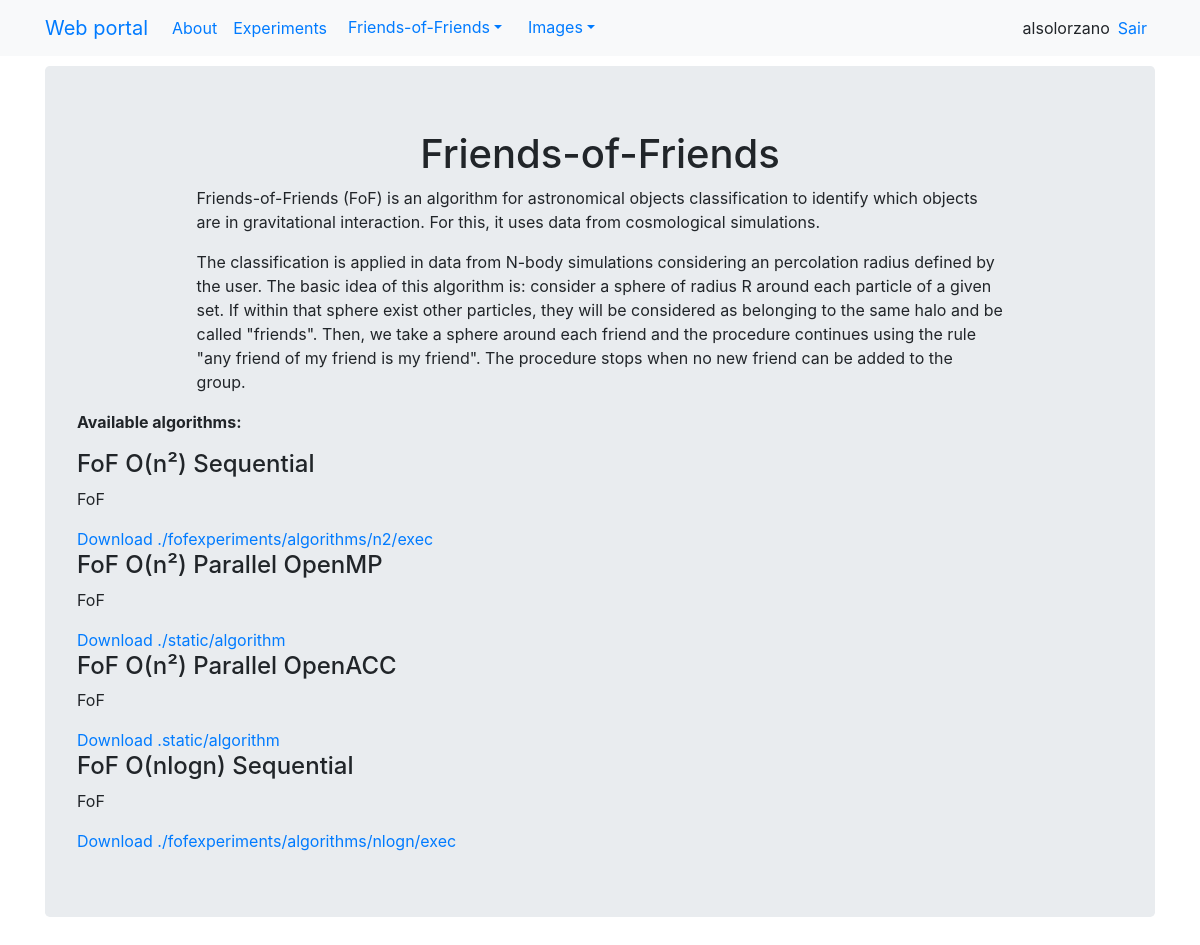
The page /fof/about (signed in) on the database its author committed.
### fof/models.py (models this page shows, shortened)
class FoFAlgorithm(models.Model):
    idFoF = models.AutoField(primary_key=True)
    nameFoF = models.CharField(null=False, blank=False, max_length=100)
    descFoF = models.TextField(null=True, blank=False)
    commandFoF = models.TextField(null=False, blank=False)
    class Meta:
        managed = True
        db_table = 'fof_algorithm'

### fof/views.py (the view)
# urls.py: path('about', about, name="about"),
def about(request):
    query_results = FoFAlgorithm.objects.all()
    return render(request, 'fof/about.html', {"results" : query_results})

### templates/fof/about.html
{%extends "base.html" %}
{% block jumbotron %}
<div class="jumbotron">
  <h1><center>Friends-of-Friends</center></h1>
    <div style="width:80%;" class="container">
    <p>Friends-of-Friends (FoF) is an algorithm for astronomical objects classification to identify which objects are in gravitational interaction. For this, it uses data from cosmological simulations.</p>
        <p>The classification is applied in data from N-body simulations considering an percolation radius defined by the user. The basic idea of this algorithm is: consider a sphere of radius R around each particle of a given set. If within that sphere exist other particles, they will be considered as belonging to the same halo and be called "friends". Then, we take a sphere around each friend and the procedure continues using the rule "any friend of my friend is my friend". The procedure stops when no new friend can be added to the group.</p>
    </div>
    <p><b>Available algorithms:</b></p>
		<div id="postlist">
			<div class="panel">
                {% for alg in results %}
                  <div class="panel-heading">
                        <div class="text-center">
                            <div class="row">
                                <div class="col-sm-9">
                                    <h4 class="pull-left">{{ alg.nameFoF }}</h4>
                                </div>
                            </div>
                        </div>
                    </div>
                    <div class="panel-body">
                        <p>{{ alg.descFoF }}</p>
                        <a href="#"> Download {{ alg.commandFoF }}</a>
                    </div>
                {% endfor %}
        </div>
        </div>
</div>
{% endblock %}

### templates/navbar.html (shortened to what this page needs)
<nav class="navbar navbar-expand-lg bg-light">
  <div class="container">
    <div class="navbar-header">
      <a class="navbar-brand" href="{% url 'home' %}">Web portal</a>
    </div>
    <div id="navbar" class="navbar-collapse collapse">
      <ul class="navbar-nav mr-auto">
	  <li class="nav-item">
	  <a class="nav-link" href="{% url 'about' %}">About</a>
	  {% if request.user.is_authenticated %}
	  <li class="nav-item">
	  <a class="nav-link" href="{% url 'experiments' %}">Experiments</a>
		<li class="nav-item">
		  <div class="dropdown">
			<button class="btn btn-link dropdown-toggle" type="button" id="dropdownMenuButton" data-toggle="dropdown" aria-haspopup="true" aria-expanded="false">Friends-of-Friends</button>
		 </div>
	<li class="nav-item">
	  <div class="dropdown">
	    <button class="btn btn-link dropdown-toggle" type="button" id="dropdownMenuButton" data-toggle="dropdown" aria-haspopup="true" aria-expanded="false">Images</button>
	  </div>
	  {% endif %}
      </ul>
      <ul class="navbar-nav ml-auto">
	{% if request.user.is_authenticated %}
	<li class="nav-item mr-sm-2">
	  <a>{{user}}</a>
	<li class="nav-item mr-sm-2">
	  <a href="{% url 'auth_logout' %}">Sair</a>
	{% else %}
	<li class="active mr-sm-2"><a href="{% url 'registration_register' %}">Sign up</a></li>
	{% endif %}
      </ul>
    </div>
  </div>
</nav>

### static/ui/css/footer.css (style rules this page uses)
html { position: relative; min-height: 100%; }

### rows shown on the page
FoFAlgorithm: nameFoF "FoF O(n²) Sequential", descFoF "FoF", commandFoF "./fofexperiments/algorithms/n2/exec"
FoFAlgorithm: nameFoF "FoF O(n²) Parallel OpenMP", descFoF "FoF", commandFoF "./static/algorithm"
FoFAlgorithm: nameFoF "FoF O(n²) Parallel OpenACC", descFoF "FoF", commandFoF ".static/algorithm"
FoFAlgorithm: nameFoF "FoF O(nlogn) Sequential", descFoF "FoF", commandFoF "./fofexperiments/algorithms/nlogn/exec"

### other values the page prints
{{ user }} "alsolorzano"
